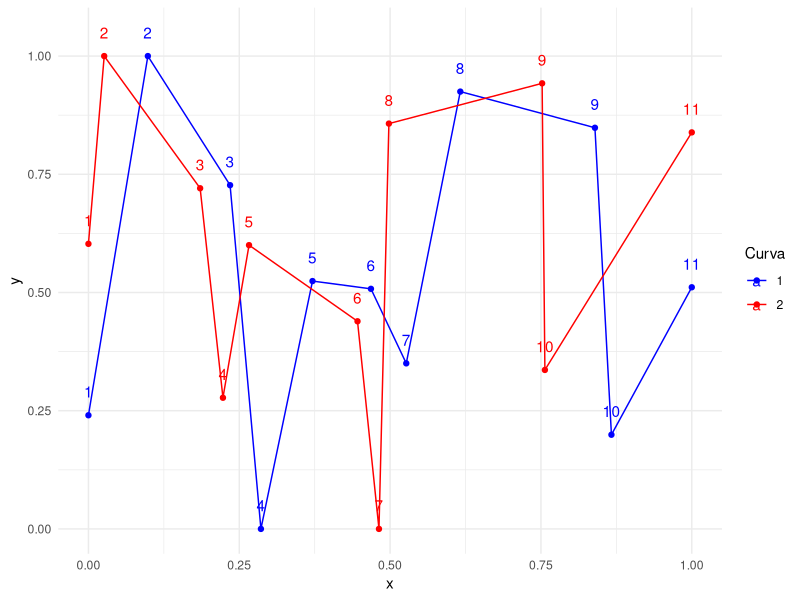
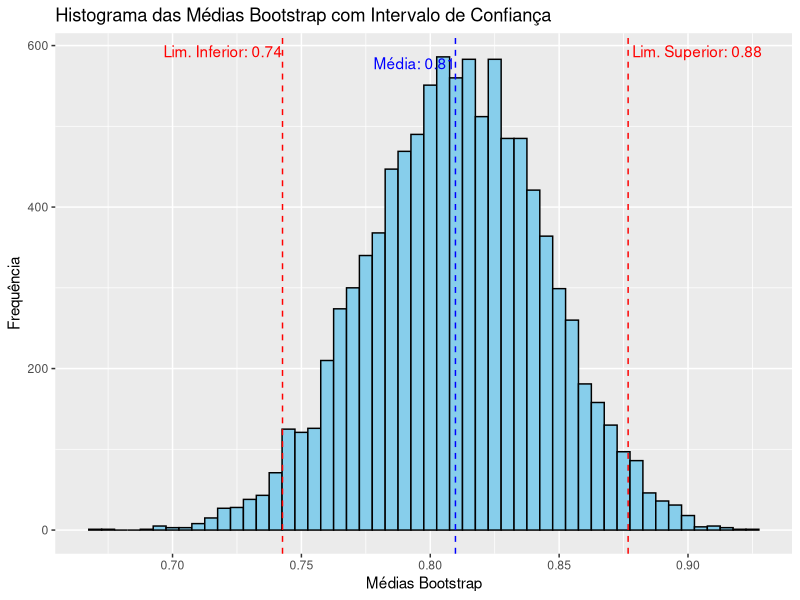

Here is the R script that generated these plots, in order:
library(boot)
library(ggplot2)
library(dplyr)

# Função para rotacionar e normalizar um dataframe com colunas x e y
rotate_and_normalize_data <- function(df) {
  x <- df$x
  y <- df$y
  
  # Realizar a regressão linear
  model <- lm(y ~ x)
  slope <- coef(model)[2]
  
  # Calcular o ângulo de rotação
  angle <- -atan(slope)
  
  # Função para rotacionar os pontos
  rotate_points <- function(x, y, angle) {
    x_rot <- x * cos(angle) - y * sin(angle)
    y_rot <- x * sin(angle) + y * cos(angle)
    cbind(x_rot, y_rot)
  }
  
  # Aplicar a rotação
  xy_rotated <- t(apply(cbind(x, y), 1, function(row) rotate_points(row[1], row[2], angle)))
  
  # Normalizar os pontos rotacionados
  normalize <- function(v) {
    (v - min(v)) / (max(v) - min(v))
  }
  xy_rotated_normalized <- apply(xy_rotated, 2, normalize)
  
  # Retornar um novo dataframe com os pontos rotacionados e normalizados
  data.frame(x = xy_rotated_normalized[, 1], y = xy_rotated_normalized[, 2])
}

# Dados originais
dados <- data.frame(
  curva = c(rep(1, 11), rep(2, 11)),
  ponto = c(seq(1, 11), seq(1, 11)),
  x = c(75, 107, 173, 208, 238, 282, 311, 342, 444, 467, 522,
        132, 140, 211, 231, 247, 326, 345, 345, 454, 461, 562),
  y = c(306, 242, 247, 293, 247, 238, 243, 193, 175, 218, 182,
        114, 94, 94, 111, 93, 86, 103, 63, 39, 66, 24)
)

# Espelhar os valores de y
ymax <- max(dados$y)
dados$y <- ymax - dados$y

# Aplicar a função de rotação e normalização em 1
dados_rot_norm_1 <- rotate_and_normalize_data(dados[dados$curva==1,])

# Adicionar colunas curva e ponto ao dataframe rotacionado e normalizado
dados_rot_norm_1$curva <- dados[dados$curva==1,]$curva
dados_rot_norm_1$ponto <- dados[dados$curva==1,]$ponto

# Aplicar a função de rotação e normalização em 2
dados_rot_norm_2 <- rotate_and_normalize_data(dados[dados$curva==2,])

# Adicionar colunas curva e ponto ao dataframe rotacionado e normalizado
dados_rot_norm_2$curva <- dados[dados$curva==2,]$curva
dados_rot_norm_2$ponto <- dados[dados$curva==2,]$ponto

dados_rot_norm <- rbind(dados_rot_norm_1, dados_rot_norm_2)

# Criar o gráfico de dispersão com os dados rotacionados e normalizados
ggplot(dados_rot_norm, aes(x = x, y = y, group = curva, color = factor(curva))) +
  geom_line() +
  geom_point() +
  geom_text(aes(label = ponto), nudge_y = 0.05, check_overlap = TRUE) +
  scale_color_manual(values = c("blue", "red")) +
  theme_minimal() +
  labs(color = "Curva")

# Em seguida, realizamos um join para combinar os pontos correspondentes das duas curvas
df_combinado <- inner_join(dados_rot_norm_1, dados_rot_norm_2, by = "ponto", suffix = c("_1", "_2"))

# Função para calcular a distância euclidiana
distancia_euclidiana <- function(x1, y1, x2, y2) {
  sqrt((x2 - x1)^2 + (y2 - y1)^2)
}

# Aplicamos a função para calcular as distâncias
df_distancias <- df_combinado %>%
  mutate(distancia = distancia_euclidiana(x_1, y_1, x_2, y_2)) %>%
  select(ponto, distancia)
df_distancias$distancia <-  -df_distancias$distancia + 1

# Função para calcular a média
media_bootstrap <- function(data, indices) {
  # Amostra bootstrap
  amostra <- data[indices, ]
  # Calcular e retornar a média
  mean(amostra$distancia)
}

# Aplicar o método bootstrap
resultado_bootstrap <- boot(data = df_distancias, statistic = media_bootstrap, R = 10000)

# Calcular a média das médias bootstrap
media_bootstrap <- resultado_bootstrap$t0

# Calcular o intervalo de confiança de 95%
intervalo_confianca <- boot.ci(resultado_bootstrap, type = "perc")

# Extrair os limites do intervalo de confiança
limite_inferior <- intervalo_confianca$percent[4]
limite_superior <- intervalo_confianca$percent[5]

# Criar um dataframe com as médias bootstrap
df_medias_bootstrap <- data.frame(medias = resultado_bootstrap$t)

# Gerar o histograma com ggplot2
p <- ggplot(df_medias_bootstrap, aes(x = medias)) +
  geom_histogram(binwidth = 0.005, fill = "skyblue", color = "black") +
  geom_vline(xintercept = limite_inferior, color = "red", linetype = "dashed") +
  geom_vline(xintercept = limite_superior, color = "red", linetype = "dashed") +
  geom_vline(xintercept = media_bootstrap, color = "blue", linetype = "dashed") +
  labs(title = "Histograma das Médias Bootstrap com Intervalo de Confiança",
       x = "Médias Bootstrap",
       y = "Frequência") +
  annotate("text", x = limite_inferior, y = Inf, label = paste("Lim. Inferior:", round(limite_inferior, 2)), vjust = 2, hjust = 1, color = "red") +
  annotate("text", x = limite_superior, y = Inf, label = paste(" Lim. Superior:", round(limite_superior, 2)), vjust = 2, hjust = 0, color = "red") +
  annotate("text", x = media_bootstrap, y = Inf, label = paste("Média:", round(media_bootstrap, 2)), vjust = 3, hjust = 1, color = "blue")
p
